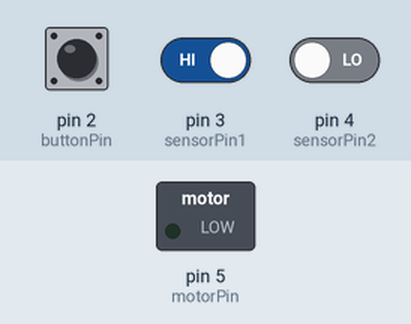
Simulated run of this sketch. Board: Arduino Uno, built with avr-gcc and run on an emulated ATmega328P. Parts: switched loads named in the sketch (green lamp = pin HIGH). The test bench sets the inputs (shaded band); at power-on: pin 3 (sensorPin1) HIGH, pin 2 (buttonPin) LOW, pin 4 (sensorPin2) LOW.

Above: at 1.2 s.
1.3 s: pin 3 (sensorPin1) driven LOW
At 2.1 s:
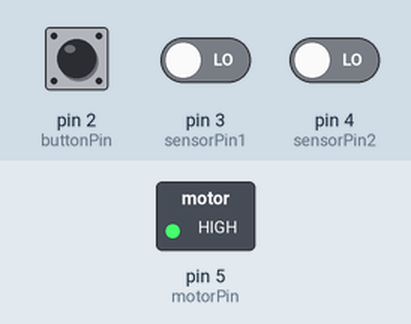
2.8 s: pin 3 (sensorPin1) driven HIGH
At 3.2 s:
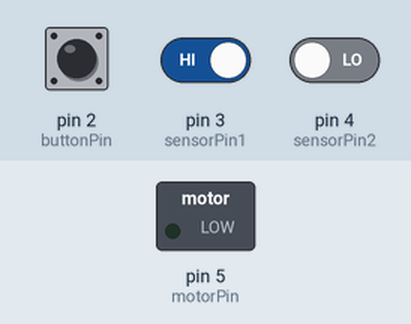
Timing chart, 0 to 5.8 s (numbered marks = the images above; inputs shaded):
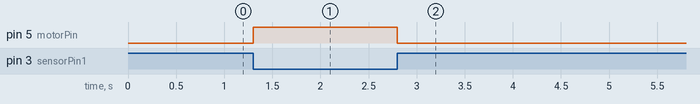

The sketch:

Porton_prueba2.ino
```cpp
const int buttonPin = 2; // Button pin
const int sensorPin1 = 3; // Sensor pin 1
const int sensorPin2 = 4; // Sensor pin 2
const int motorPin = 5; // Motor pin

int buttonState = 0; // Button state
int sensorState1 = 0; // Sensor state 1
int sensorState2 = 0; // Sensor state 2
int counter = 0; // Counter
int sensorStateAnt = LOW; // Previous sensor state

void setup() {
  pinMode(buttonPin, INPUT);
  pinMode(sensorPin1, INPUT);
  pinMode(sensorPin2, INPUT);
  pinMode(motorPin, OUTPUT);
}

void loop() {
  buttonState = digitalRead(buttonPin);
  sensorState1 = digitalRead(sensorPin1);
  sensorState2 = digitalRead(sensorPin2);

  if (!sensorState1 && sensorStateAnt) { // Debounce button and detect button press
    counter++;
    if (counter > 2) counter = 2; // Limit counter to 2
  }
  sensorStateAnt = sensorState1;

  switch (counter) {
    case 0: // Stop
      digitalWrite(motorPin, LOW);
      break;
    case 1: // Forward
      if (sensorState1 == HIGH) {
        digitalWrite(motorPin, LOW);
      } else {
        digitalWrite(motorPin, HIGH);
      }
      break;
    case 2: // Backward
      if (sensorState2 == HIGH) {
        digitalWrite(motorPin, LOW);
      } else {
        digitalWrite(motorPin, HIGH);
      }
      break;
  }
}
```

Measured:
- after the input at 1.3 s, pin 5 (motorPin): LOW → HIGH at once
- after the input at 2.8 s, pin 5 (motorPin): HIGH → LOW at once
